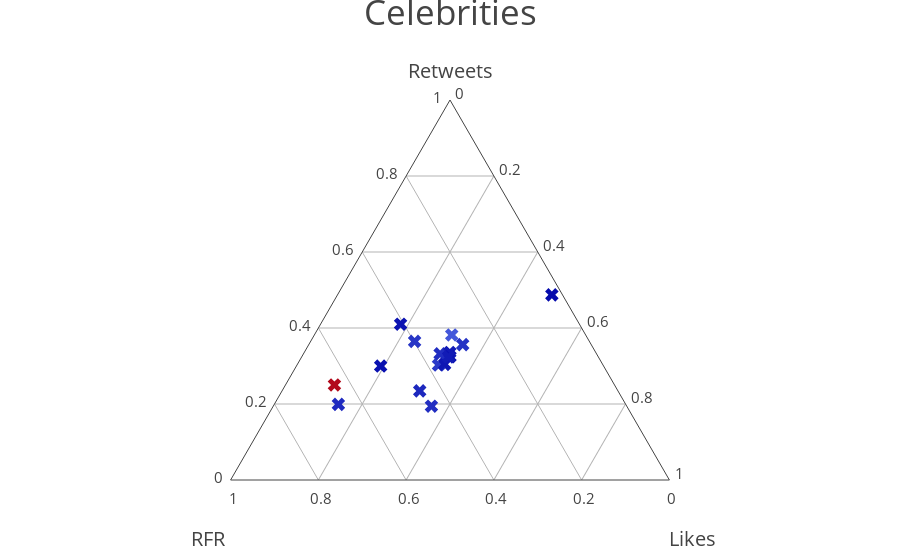

This figure's notebook cell:
### Code cell
ternary_plot(celeb_df_norm)

### Figure 1 — Plotly figure (JSON) as saved in the notebook; plotly's stock layout.template omitted (floating-point values rounded to 4 significant figures)
{"data": [{"a": [-0.1633, -0.02153, 0.2559, -0.07648, -0.107, -0.1427, 0.8044, 0.6179, -0.07203, -0.05243, 0.001864, -0.1956, -0.1799, -0.136, 0.2862, -0.1331, -0.18, -0.1732, -0.1761, -0.1569], "b": [-0.1754, -0.03703, 0.4931, -0.1752, -0.1813, 0.8062, 0.04006, 0.494, -0.1838, -0.1725, 0.01623, -0.1938, -0.1872, -0.1685, 0.2846, -0.1575, -0.1897, -0.1892, -0.1447, 0.02195], "c": [-0.1532, 0.1946, 0.3424, -0.1419, -0.06854, -0.1265, 0.8066, 0.5067, -0.03212, -0.03849, -0.08793, -0.1934, -0.1873, -0.145, 0.1273, -0.1467, -0.186, -0.1125, -0.1734, -0.1847], "marker": {"autocolorscale": true, "color": [-0.01902, -0.08082, -0.0326, -0.01545, -0.09674, -0.05355, -0.1153, 0.09783, 0.8847, -0.02617, -0.1041, -0.07056, -0.09324, 0.01313, -0.09186, -0.08332, -0.06903, 0.005982, -0.003203, -0.04662], "size": 12, "symbol": "x"}, "mode": "markers", "text": ["TheRock", "tomhanks", "prattprattpratt", "LeoDiCaprio", "jimmyfallon", "HereIsGina", "EmmaWatson", "AnnaKendrick47", "TheEllenShow", "Oprah", "Caitlyn_Jenner", "DrOz", "piersmorgan", "charliesheen", "KevinSpacey", "chelseahandler", "lindsaylohan", "KimKardashian", "GwynethPaltrow", "_KrisJStewart"], "type": "scatterternary"}], "layout": {"annotations": [{"font": {"size": 35}, "showarrow": false, "text": "Celebrities", "x": 0.5, "y": 1.3}], "ternary": {"aaxis": {"showgrid": true, "showline": true, "tickcolor": "rgba(0,0,0,0)", "tickfont": {"size": 15}, "ticklen": 5, "title": "Retweets", "titlefont": {"size": 20}}, "baxis": {"showgrid": true, "showline": true, "tickcolor": "rgba(0,0,0,0)", "tickfont": {"size": 15}, "ticklen": 5, "title": "<br>RFR", "titlefont": {"size": 20}}, "caxis": {"showgrid": true, "showline": true, "tickcolor": "rgba(0,0,0,0)", "tickfont": {"size": 15}, "ticklen": 5, "title": "<br>Likes", "titlefont": {"size": 20}}, "sum": 1}}}
